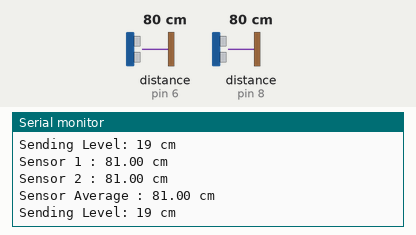
Simulated run of this sketch. Board: Arduino Uno, built with avr-gcc and run on an emulated ATmega328P. Parts: the last lines printed to the serial monitor. The test bench sets the inputs (shaded band); at power-on: distance to the obstacle (sensors on pin 6, pin 8) 80 cm. The echo pulse lasts 58.3 µs per cm; no radio packets arrive unless stated.

Above: at 1.8 s.
1.9 s: distance to the obstacle (sensor on pin 6) set to 2 cm
At 2.7 s:
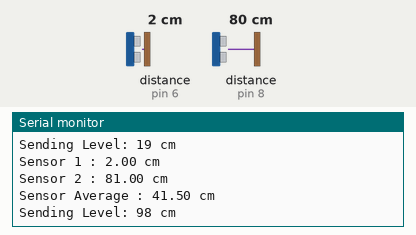
3.4 s: distance to the obstacle (sensor on pin 8) set to 2 cm
At 4.7 s:
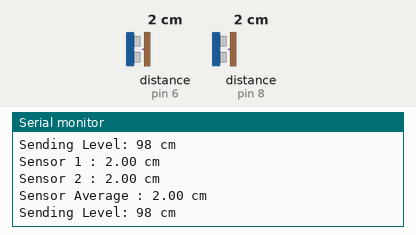
4.9 s: distance to the obstacle (sensor on pin 6) set to 4 cm
At 6.2 s:
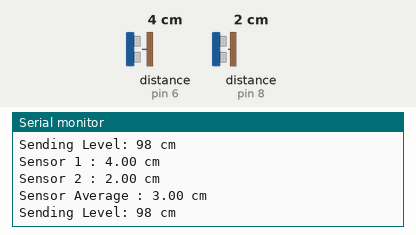
6.4 s: distance to the obstacle (sensor on pin 8) set to 4 cm
At 6.9 s:
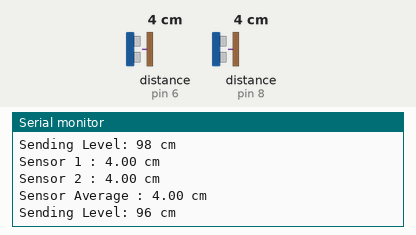
Timing chart, 0 to 8.9 s (numbered marks = the images above; inputs shaded):
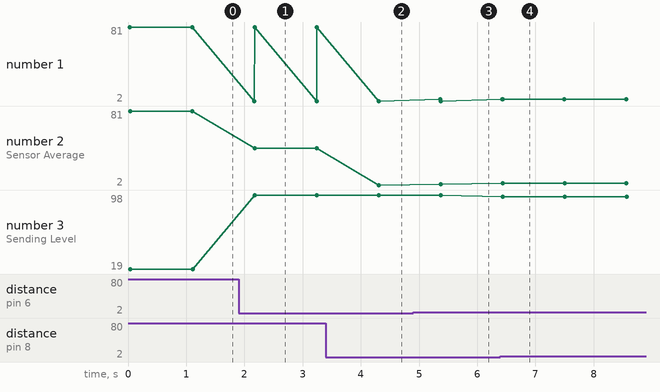

Measured:
- after the input at 1.9 s, the serial monitor: prints a new line after 0.27 s (image 1)
- after the input at 3.4 s, the serial monitor: prints a new line after 0.91 s (image 2)
- after the input at 4.9 s, the serial monitor: prints a new line after 0.47 s (image 3)
- after the input at 6.4 s, the serial monitor: prints a new line at once (image 4)
- plotted number 2: 81 → 41.5 after the input at 1.9 s, 2 → 3 after the input at 4.9 s
- plotted number 3: 19 → 98 after the input at 1.9 s, 98 → 96 after the input at 6.4 s

The sketch:

LoRaSensor3s.ino
```cpp
/*****************************************************************************************************************************************************************************************
           < LoRa Sender BIN 1 >
  < BIN 1 WASTE MESUREMENT SENSOR CONTROL >
*************************************************************************************************************************************************************************************************************************************/
#include <NewPing.h>       //| Ultrasonic Library
#include <SPI.h>           //| Serial Peripheral Interface Library
#include <LoRa.h>          //| LoRa Library
//=====================================================================================================================================================================================================================
// Sensor 1 Pin define--------------------------------------------------------------------------------------------------------------------------------------------------------------------------------------------------------------------------------------------------------------------------------------------------------------------
#define TRIGGER1  5                                      //| Arduino pin tied to trigger pin on the ultrasonic sensor.
#define ECHO1     6                                       //| Arduino pin tied to echo pin on the ultrasonic sensor.
#define MAX_DISTANCE1 100                                 //| Maximum distance we want to ping for (in centimeters). Maximum sensor distance is rated at 400-500cm.
NewPing sonar1(TRIGGER1, ECHO1, MAX_DISTANCE1);           //| NewPing setup of pins and maximum distance.
// Sensor 2 Pin define --------------------------------------------------------------------------------------------------------------------------------------------------------------------------------------------------------------------------------------------------------------------------------------------------------------------
#define TRIGGER2  7                                      //| Arduino pin tied to trigger pin on the ultrasonic sensor.
#define ECHO2     8                                      //| Arduino pin tied to echo pin on the ultrasonic sensor.
#define MAX_DISTANCE2 100                                 //| Maximum distance we want to ping for (in centimeters). Maximum sensor distance is rated at 400-500cm.
NewPing sonar2(TRIGGER2, ECHO2, MAX_DISTANCE2);           //| NewPing setup of pins and maximum distance.
//=================================================================================================================================================================================================================================================
//define the pins used by the transceiver module
#define ss 10
#define rst 9
#define dio0 2
//====================================================================================================================================================================================================================================
int s_use ;
// Setup----------------------------------------------------------------------------------------------------------------------------------------------------------------------------------------------------------------------------------------------------------------------------------------------------------------------------------------
void setup() {
//initialize Serial Monitor ====================================================================================================================================================================================================================
  Serial.begin(115200);
// LoRa Setup ================================================================================================================================================================================================================================================
  while (!Serial);
  Serial.println("LoRa Sender");
  //setup LoRa transceiver module
  LoRa.setPins(ss, rst, dio0);
  //replace the LoRa.begin(---E-) argument with your location's frequency
  //433E6 for Asia
  //866E6 for Europe
  //915E6 for North America
  while (!LoRa.begin(433E6)) {Serial.println(".");delay(500);}
  // Change sync word (0xF3) to match the receiver
  // The sync word assures you don't get LoRa messages from other LoRa transceivers
  // ranges from 0-0xFF
  LoRa.setSyncWord(0xDD);
  Serial.println(" ");
  Serial.println("Bin1 Initializing OK!");
  }
//======================================================================================================================================================================================================================================
void loop() {
//Set Sensor to Float--------------------------------------------------------------------------------------------------------------------------------------------------------------------------------------------------------------------------------------------
  float s_one  = sonar1.ping_cm();                        //| set float for distance 1 in cm
  float s_two  = sonar2.ping_cm();                        //| set float for distance 2 in cm
  float s_avg  = (s_one+s_two)/2;                         //| set float for average distance
  float s_real = 0;                                       //| set float for real distance
  int  level   = 0;                                          //| set to show the level of distance in String
//Sensor 1 Program----------------------------------------------------------------------------------------------------------------------------------------------------------------------------------------------------------------------------------
  //delay(1000);                                          //| Wait 1 Sec between pings (about 4000 pings/sec). 29ms should be the shortest delay between pings.
  Serial.print("Sensor 1 : ");                            //|
  Serial.print(s_one);                                    //| Send ping, get distance in cm and print result (0 = outside set distance range)
  Serial.println(" cm");                                  //|
//Sensor 2 Program--------------------------------------------------------------------------------------------------------------------------------------------------------------------------------------------------------------------------------
  //delay(1000);                                          //| Wait 1 Sec between pings (about 4000 pings/sec). 29ms should be the shortest delay between pings.
  Serial.print("Sensor 2 : ");                            //|
  Serial.print(s_two);                                    //| Send ping, get distance in cm and print result (0 = outside set distance range)
  Serial.println(" cm");                                  //|
//Show Average--------------------------------------------------------------------------------------------------------------------------------------------------------------------------------------------------------------------------------
  Serial.print("Sensor Average : ");                      //|
  Serial.print(s_avg);                                    //| Send ping, get distance in cm and print result (0 = outside set distance range)
  Serial.println(" cm");                                  //|
  //Serial.println(" ");                                  //|
//Find Real Distance----------------------------------------------------------------------------------------------------------------------------------------------------------------------------------------------------------------------------------------
       if  (s_one<s_two){s_real=s_one;}                   //| if Sensor 1 is real distance show Sensor 1 distance
  else if  (s_one>s_two){s_real=s_two;}                   //| if Sensor 2 is real distance show Sensor 2 distance
  else                  {s_real=s_avg;};                  //| if both show average distance
//Define Level of BIN =====================================================================================================================================================================================================================================                                                                                                                                   //|
//       if  (s_real>=80){level=3 ;}                    //| if Real Distance is Low  Level
//  else if  (s_real>=40){level=2 ;}                    //| if Real Distance is Mid  Level
//  else                 {level=1 ;};                   //| if Real Distance is High Level
    s_use = 100 - s_real ;
//==============================================================================================================================================================================================================
// LoRa Send ================================================================================================================================================================================================================================================================================================
  Serial.print("Sending Level: ");
  Serial.print(s_use);
  Serial.println(" cm");
  //Send LoRa packet to receiver
  LoRa.beginPacket();
  //LoRa.print("level 1:");
  LoRa.print(s_use);                                      //| LoRa Send Level to Reciver
  LoRa.endPacket();
//================================================================================================================================================================================================================================================================================================
  delay(1000);  //| Wait for Send again
}
//========================================================================================================================================================================================================================================================================================================================================================================================
```
